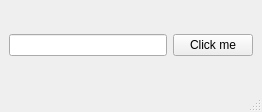
<?xml version="1.0" encoding="UTF-8"?>
<ui version="4.0">
 <class>MainWindow</class>
 <widget class="QMainWindow" name="MainWindow">
  <property name="geometry">
   <rect>
    <x>0</x>
    <y>0</y>
    <width>262</width>
    <height>112</height>
   </rect>
  </property>
  <property name="windowTitle">
   <string>MainWindow</string>
  </property>
  <widget class="QWidget" name="centralwidget">
   <layout class="QHBoxLayout" name="horizontalLayout">
    <item>
     <widget class="QLineEdit" name="lineEdit">
      <property name="echoMode">
       <enum>QLineEdit::Password</enum>
      </property>
     </widget>
    </item>
    <item>
     <widget class="QPushButton" name="pushButton">
      <property name="text">
       <string>Click me</string>
      </property>
     </widget>
    </item>
   </layout>
  </widget>
  <widget class="QMenuBar" name="menubar">
   <property name="geometry">
    <rect>
     <x>0</x>
     <y>0</y>
     <width>262</width>
     <height>17</height>
    </rect>
   </property>
  </widget>
  <widget class="QStatusBar" name="statusbar"/>
 </widget>
 <resources/>
 <connections/>
</ui>
